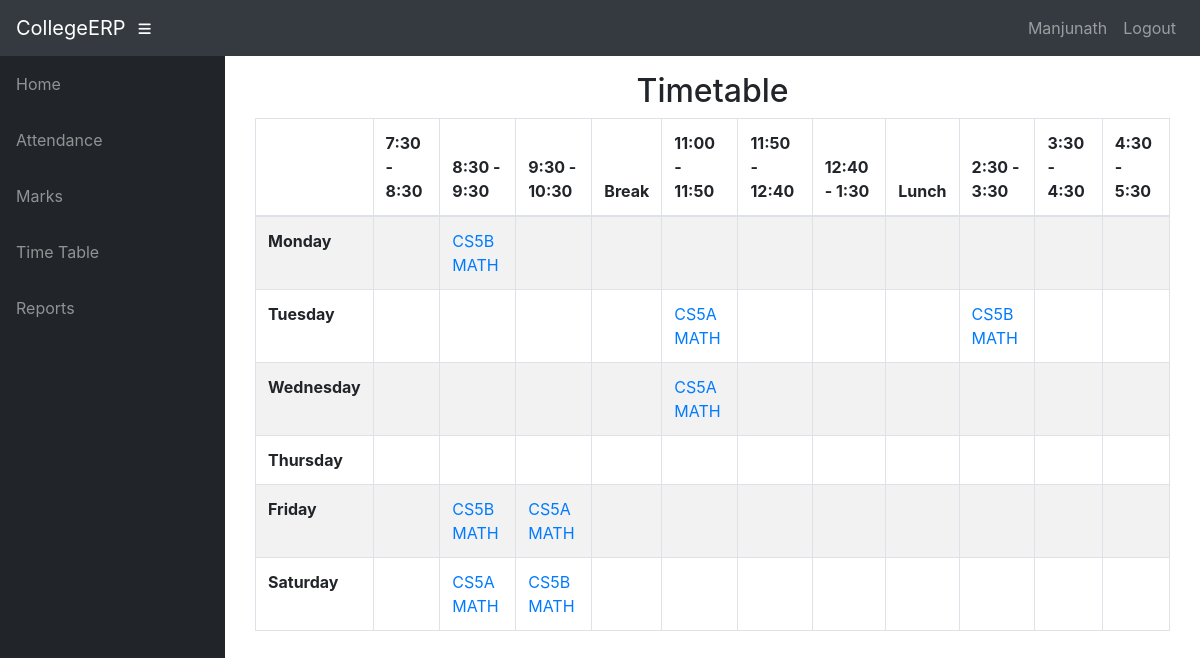
Screenshot of /info/teacher/MA01/t_timetable/ (signed in) with the database file from the repository.
### info/models.py (models this page shows, shortened)
class User(AbstractUser):
    @property
    def is_student(self):
        if hasattr(self, 'student'):
            return True
        return False
    @property
    def is_teacher(self):
        if hasattr(self, 'teacher'):
            return True
        return False

class Teacher(models.Model):
    user = models.OneToOneField(User, on_delete=models.CASCADE, null=True)
    id = models.CharField(primary_key=True, max_length=100)
    dept = models.ForeignKey(Dept, on_delete=models.CASCADE, default=1)
    name = models.CharField(max_length=100)
    sex = models.CharField(max_length=50, choices=sex_choice, default='Male')
    DOB = models.DateField(default='1980-01-01')

class AssignTime(models.Model):
    assign = models.ForeignKey(Assign, on_delete=models.CASCADE)
    period = models.CharField(max_length=50, choices=time_slots, default='11:00 - 11:50')
    day = models.CharField(max_length=15, choices=DAYS_OF_WEEK)

class Assign(models.Model):
    class_id = models.ForeignKey(Class, on_delete=models.CASCADE)
    course = models.ForeignKey(Course, on_delete=models.CASCADE)
    teacher = models.ForeignKey(Teacher, on_delete=models.CASCADE)
    class Meta:
        unique_together = (('course', 'class_id', 'teacher'),)

class Course(models.Model):
    dept = models.ForeignKey(Dept, on_delete=models.CASCADE)
    id = models.CharField(primary_key='True', max_length=50)
    name = models.CharField(max_length=50)
    shortname = models.CharField(max_length=50, default='X')

### info/views.py (the view)
# urls.py: path('teacher/<slug:teacher_id>/t_timetable/',
@login_required()
def t_timetable(request, teacher_id):
    asst = AssignTime.objects.filter(assign__teacher_id=teacher_id)
    class_matrix = [[True for i in range(12)] for j in range(6)]
    for i, d in enumerate(DAYS_OF_WEEK):
        t = 0
        for j in range(12):
            if j == 0:
                class_matrix[i][0] = d[0]
                continue
            if j == 4 or j == 8:
                continue
            try:
                a = asst.get(period=time_slots[t][0], day=d[0])
                class_matrix[i][j] = a
            except AssignTime.DoesNotExist:
                pass
            t += 1
    context = {
        'class_matrix': class_matrix,
    }
    return render(request, 'info/t_timetable.html', context)

### info/templates/info/t_timetable.html
{% extends 'info/base.html' %}
    {% block content %}
    <div class="container">
        <div class="container">
            <div class="row">
                <div class="col-md-12">
                    <h2 class="text-center">
                        Timetable
                    </h2>
                </div>
                <div id="no-more-tables">
                     <div class="table-responsive">
                        <table class="col-sm-12 table table-bordered table-striped table- cf " id="dataTable" width="100%" cellspacing="0">
                            <thead class="cf">
                                <tr>
                                    <th>      </th>
                                    <th>7:30 - 8:30</th>
                                    <th>8:30 - 9:30</th>
                                    <th>9:30 - 10:30</th>
                                    <th>Break</th>
                                    <th>11:00 - 11:50</th>
                                    <th>11:50 - 12:40</th>
                                    <th>12:40 - 1:30</th>
                                    <th>Lunch</th>
                                    <th>2:30 - 3:30</th>
                                    <th>3:30 - 4:30</th>
                                    <th>4:30 - 5:30</th>
                                </tr>
                            </thead>
                            <tbody>
                                {% for i in class_matrix %}
                                <tr>
                                    {% for j in i %}
                                        {% if forloop.counter == 1 %}
                                            <td><b>{{ j }}</b></td>
                                        {% elif j == True %}
                                            <td></td>
                                        {% else %}
                                            <td><a href="{% url 'free_teachers' j.id %}"
                                                    onclick="window.open('{% url 'free_teachers' j.id %}',
                                                                         'newwindow',
                                                                         'width=600,height=400');
                                                              return false;">{{ j.assign.class_id_id }} {{ j.assign.course.shortname }}</a>
                                            </td>
                                        {% endif %}
                                    {% endfor %}
                                </tr>
                                {% endfor %}
                            </tbody>
                        </table>
                     </div>
                </div>
            </div>
        </div>
    </div>
    {% endblock %}

### info/templates/info/base.html (shortened to what this page needs)
<!DOCTYPE html>
<html lang="en">
  <head>
      {% load static %}
    <link href="{% static '/info/bootstrap/vendor/bootstrap/css/bootstrap.min.css' %}" rel="stylesheet">
    <link href="{% static '/info/bootstrap/vendor/fontawesome-free/css/all.min.css' %}" rel="stylesheet" type="text/css">
    <link href="{% static '/info/bootstrap/vendor/datatables/dataTables.bootstrap4.css' %}" rel="stylesheet">
    <link href="{% static '/info/bootstrap/css/sb-admin.css' %}" rel="stylesheet">
  </head>
  <body id="page-top">
    <nav class="navbar navbar-expand navbar-dark bg-dark static-top">
      <a class="navbar-brand mr-1" href="{% url 'index' %}">CollegeERP</a>
      <button class="btn btn-link btn-sm text-white order-1 order-sm-0" id="sidebarToggle" href="#">
        <i class="fas fa-bars"></i>
      </button>
        <div class="collapse navbar-collapse" id="navbarResponsive">
          <ul class="navbar-nav ml-auto">
            <li class="nav-item">
                {% if request.user.is_student %}
                    <a class="nav-link text-capitalize">{{ request.user.student.name }}</a>
                {% elif request.user.is_teacher %}
                    <a class="nav-link text-capitalize">{{ request.user.teacher.name }}</a>
                {% endif %}
            </li>
            <li class="nav-item">
                <a class="nav-link" href="#" data-toggle="modal" data-target="#logoutModal">Logout</a>
            </li>
          </ul>
        </div>
    </nav>
    <div id="wrapper">
      <ul class="sidebar navbar-nav">
            <li class="nav-item">
              <a class="nav-link" href="{% url 'index' %}">
                <span>Home</span>
              </a>
            </li>
        {% if request.user.is_student %}
            <li class="nav-item">
              <a class="nav-link" href="{% url 'attendance' request.user.student.USN %}">
                <span>Attendance</span>
              </a>
            </li>
            <li class="nav-item">
              <a class="nav-link" href="{% url 'attendance' request.user.student.USN %}">
                <span>Attendance By Subject</span>
              </a>
            </li>
            <li class="nav-item">
              <a class="nav-link" href="{% url 'marks_list' request.user.student.USN %}">
                <span>Marks</span>
              </a>
            </li>
              <li class="nav-item">
              <a class="nav-link" href="{% url 'timetable' request.user.student.class_id_id %}">
                <span>Time Table</span>
              </a>
            </li>
        {% elif request.user.is_teacher %}
            <li class="nav-item">
              <a class="nav-link" href="{% url 't_clas' request.user.teacher.id 1 %}">
                <span>Attendance</span>
              </a>
            </li>
            <li class="nav-item">
              <a class="nav-link" href="{% url 't_clas' request.user.teacher.id 2 %}">
                <span>Marks</span>
              </a>
            </li>
              <li class="nav-item">
              <a class="nav-link" href="{% url 't_timetable' request.user.teacher.id %}">
                <span>Time Table</span>
              </a>
            </li>
            <li class="nav-item">
              <a class="nav-link" href="{% url 't_clas' request.user.teacher.id 3 %}">
                <span>Reports</span>
              </a>
            </li>
        {% endif %}
      </ul>
      <div id="content-wrapper">
        <div class="container-fluid">
            {% block content %}
            {% endblock %}
        </div>
      </div>
    </div>
  </body>
</html>

### rows the page displays
User: user.teacher.name "Manjunath"
AssignTime: i "Monday", assign.class_id_id "CS5B", assign.course.shortname "MATH"
AssignTime: i "Tuesday", assign.class_id_id "CS5A", assign.course.shortname "MATH"
AssignTime: assign.class_id_id "CS5B", assign.course.shortname "MATH"
AssignTime: i "Wednesday", assign.class_id_id "CS5A", assign.course.shortname "MATH"
AssignTime: i "Friday", assign.class_id_id "CS5B", assign.course.shortname "MATH"
AssignTime: assign.class_id_id "CS5A", assign.course.shortname "MATH"
AssignTime: i "Saturday", assign.class_id_id "CS5A", assign.course.shortname "MATH"
AssignTime: assign.class_id_id "CS5B", assign.course.shortname "MATH"

### other values shown
{{ j }} "Thursday"
